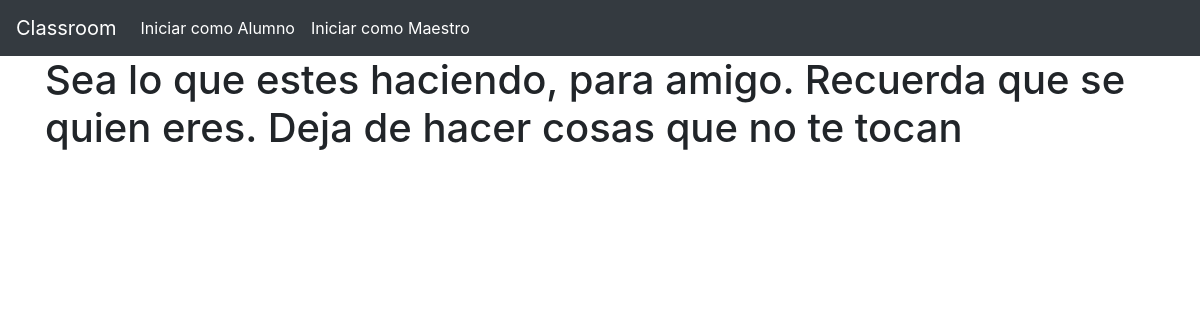
/tareas/4 (signed in), run on an earlier commit of the app's database.
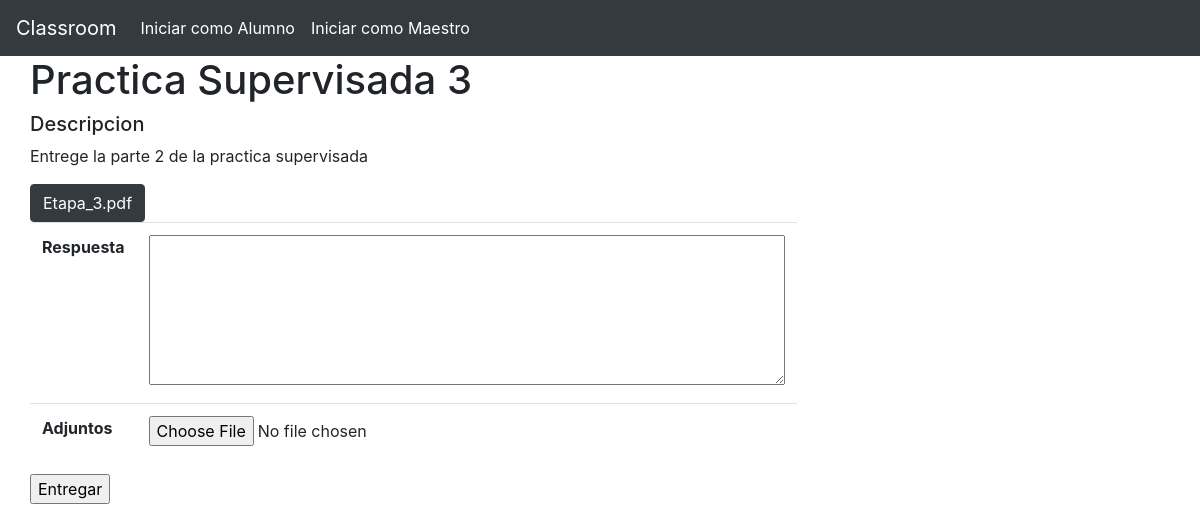
And on a later commit of the database.
### app.py (models this page shows)
class Tareas(db.Model):
    Id                = db.Column(db.Integer, primary_key=True)
    IdClase           = db.Column(db.Integer, db.ForeignKey('clases.Id'), nullable=False)
    Titulo            = db.Column(db.String(30), nullable=False)
    Descripcion       = db.Column(db.String(120), nullable=False)
    PathAdjuntos      = db.Column(db.String(50), nullable=False)
    entregas          = db.relationship("Entregas", backref="tareasEntregadas")

### app.py (the view)
@app.route("/tareas/<int:idTarea>", methods=["POST", "GET"])
def ResolverTareas(idTarea):
    if not "type" in session:
        flash("Cuidado mano, que tengo tu ip")
        return redirect("/")
    if session["type"] != "Alumno":
        flash("Cuidado mano, que tengo tu ip")
        return redirect("/")
    if request.method == "POST":
        entrega = Entregas.query.get(idTarea)
        if entrega is None:
            flash("No hemos podido identificar la tarea")
            return redirect("/tareas")
        if entrega.IdAlumno != session["id"]:
            flash("No puede entregar tareas que no le corresponden")
            return redirect("/tareas")
        archivo = request.files["file"]
        if archivo.filename:
            if allowed_file(archivo.filename):
               filename = secure_filename(archivo.filename)
               archivo.save(os.path.join(app.config['UPLOAD_FOLDER'], filename))
            else:
               flash("Error con el archivo adjunto.\
               Le recordamos que solo pueden tener las siguientes extencionses:\
               'txt', 'pdf', 'png', 'jpg', 'jpeg', 'gif', 'doc', 'docx', 'xls', 'zip', 'gz', 'ppt'.")
               return redirect("/tareas")
        else:
            flash("Tarea sin adjuntos")
            filename = "SinArchivo"
        entrega.Respuesta = request.form.get("respuesta")
        entrega.PathAdjuntos = filename
        db.session.commit()
        return redirect("/tareas")
    else:
        tarea = Tareas.query.get(idTarea)
        return render_template("realizarTarea.html", tarea=tarea)

### templates/realizarTarea.html (shortened to what this page needs)
{% extends "base.html" %}
{% block contenido %}
{% if tarea %}
<div class="row">
    <h1>{{ tarea.Titulo }}</h1>
</div>
<div class="row">
    <h5>Descripcion</h5>
</div>
<div class="row">
    <p>
         {{ tarea.Descripcion }}
    </p>
</div>
<div class="row">
    {% if tarea.PathAdjuntos != "SinArchivo"%}
       <a href="/file/{{ tarea.PathAdjuntos }}" class="btn btn-dark">{{ tarea.PathAdjuntos }}</a>
    {% endif %}
</div>
<div class="row">
    <form action="/tareas/{{ tarea.Id }}" method="post" enctype="multipart/form-data">
        <table class="table">
                <th>Respuesta</th>
                <th><textarea rows="6" cols="60" name="respuesta" maxlength="300"></textarea></th>
            <tr>
                <th>Adjuntos</th>
                <th><input type="file" name="file"/></th>
            </tr>
        </table>
        <input type="submit" value="Entregar" id="boton" />
    </form>
</div>
{% else %}
<h1>Sea lo que estes haciendo, para amigo. Recuerda que se quien eres. Deja de hacer cosas que no te tocan</h1>
{% endif %}
{% endblock %}

What changed in the data, as far as the page shows it:
added Tareas: Titulo "Practica Supervisada 3", Descripcion "Entrege la parte 2 de la practica supervisada", PathAdjuntos "Etapa_3.pdf"
Also different on the page:
form field value: (not shown) → "Entregar"
text no longer shown: "Sea lo que estes haciendo, para amigo. Recuerda que se quien eres. Deja de hacer cosas que no te tocan"
text now shown: "Descripcion Respuesta Adjuntos"
